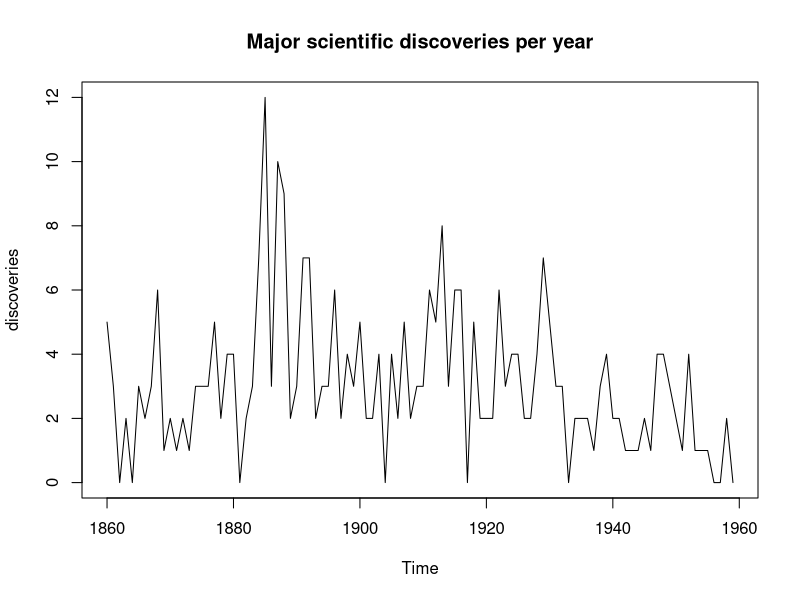
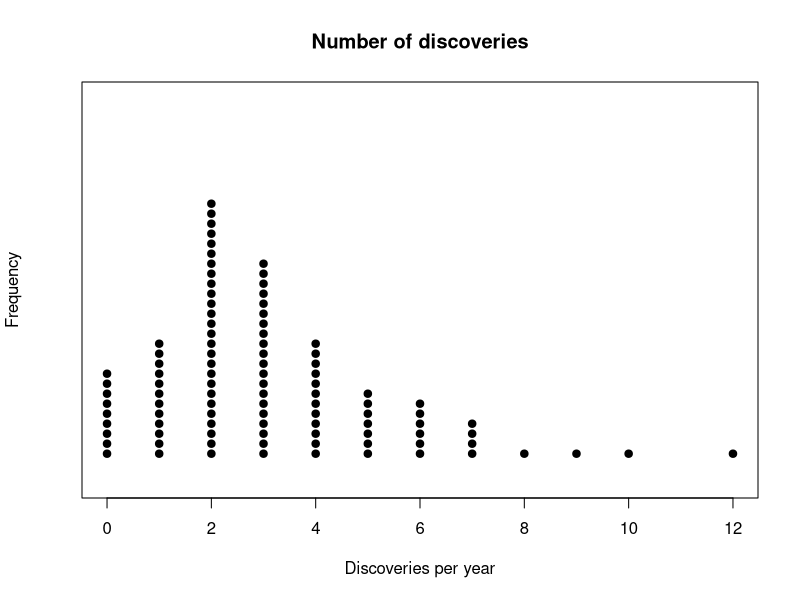
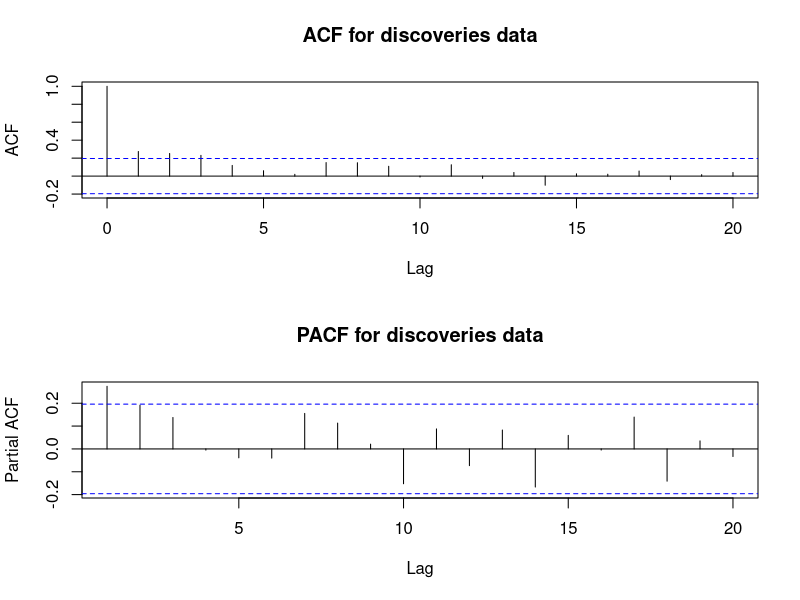

The R source for these figures, in order:
## ---- chunk 1
# Go to "Tools" -> "Global Options" and select another CRAN mirror, if error
# It required installing 'libcurl4-openssl-dev' for me
install.packages("forecast")
## ---- chunk 2
plot(discoveries, main = "Major scientific discoveries per year")

# stripchart as alternative to boxplot for small samples
stripchart(
  discoveries,
  method = "stack",
  offset = 0.5,
  at = 0.15,
  pch = 19,
  main = "Number of discoveries",
  xlab = "Discoveries per year",
  ylab = "Frequency"
)
## ---- chunk 3
par(mfcol = c(2,1))
acf(discoveries, main = "ACF for discoveries data")
acf(discoveries, type = "partial", main = "PACF for discoveries data")
## ---- chunk 4
for (p in 0:3) {
  for (q in 0: 3) {
    aic <- arima(discoveries, order = c(p, 0, q))$aic
    print(paste("AIC for p=", p, " and q=", q, " is ", aic, sep = ""))
  }
}
## ---- chunk 5
library(forecast)
auto.arima(
  discoveries,
  d = 0,  # Disable differencing
)
## ---- chunk 6
auto.arima(
  discoveries,
  d = 0,  # Disable differencing
  ic = "bic"
)
## ---- chunk 7
auto.arima(
  discoveries,
  d = 0,  # Disable differencing
  ic = "aicc"
)
